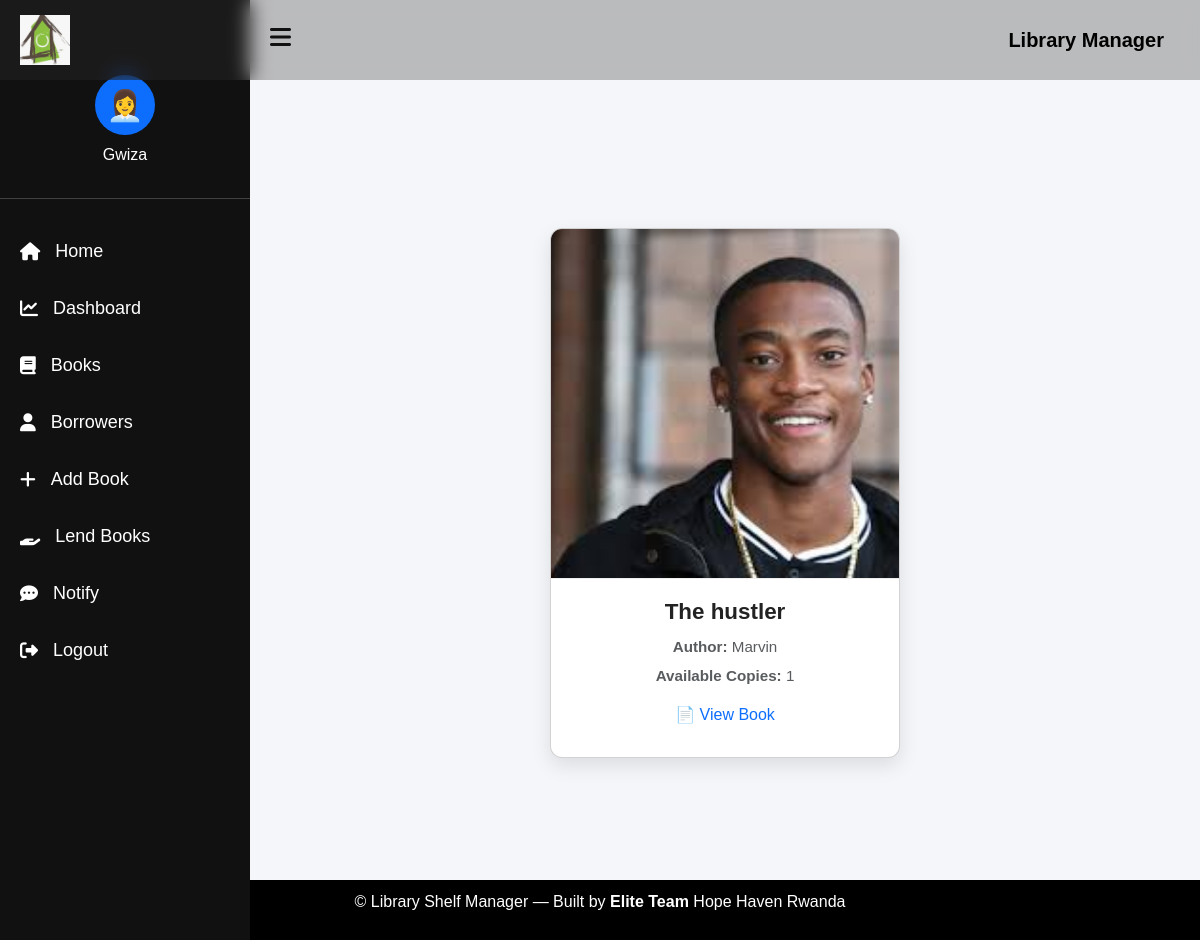
The page /books/14/ (signed in) on the database as committed earlier.
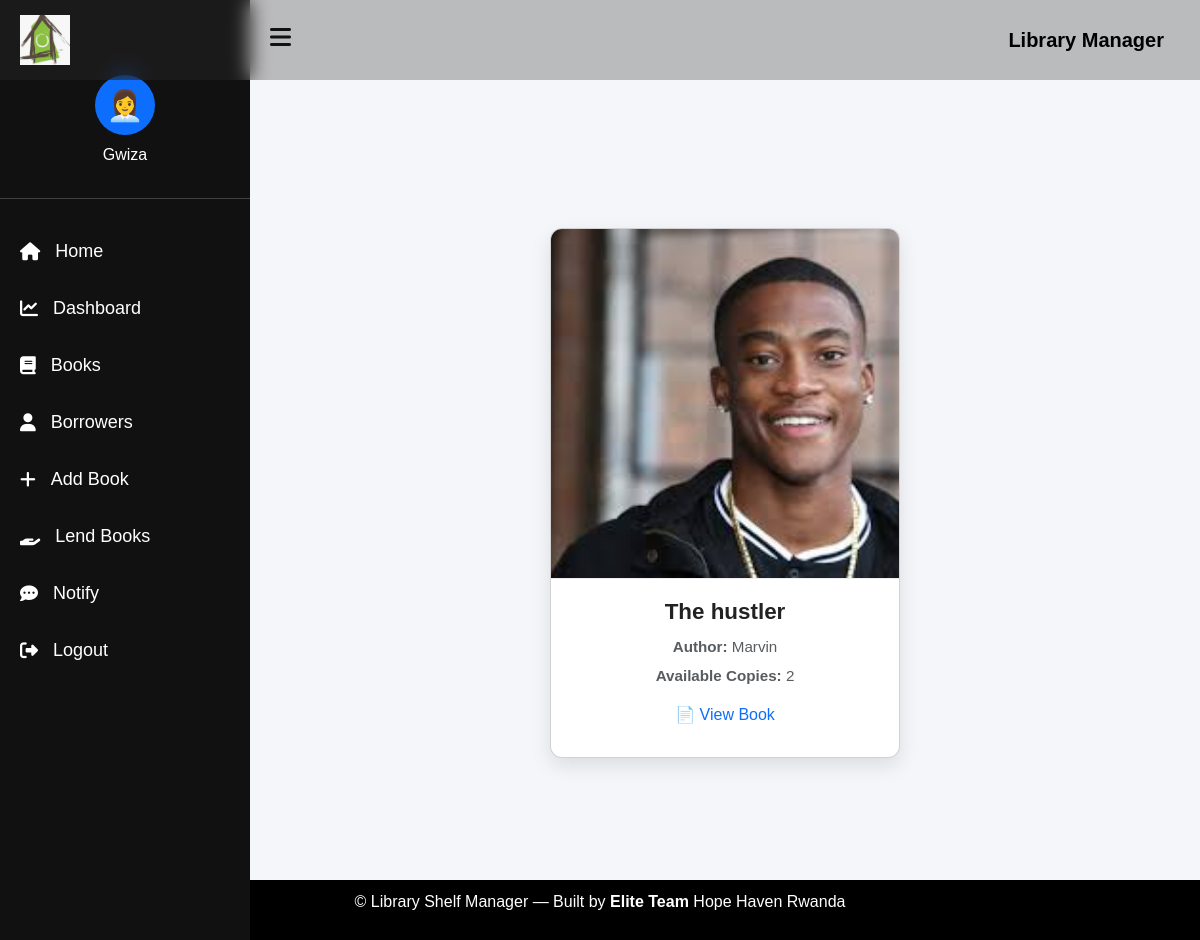
The same page on the database as committed later.
### lib_app/models.py (models this page shows, shortened)
class Book(models.Model):
    title = models.CharField(max_length=200)
    author = models.CharField(max_length=100)
    summary = models.TextField(max_length=1000)
    isbn = models.CharField(max_length=13)
    genre = models.ManyToManyField(Genre)
    language = models.ForeignKey(Language, on_delete=models.SET_NULL, null=True)
    total_copies = models.IntegerField()
    available_copies = models.IntegerField()
    pdf_file = models.FileField(upload_to='book_pdfs/', blank=True, null=True)
    cover_image = models.ImageField(upload_to='covers/', blank=True, null=True)

### lib_app/views.py (the view)
# urls.py: path('books/<int:pk>/', views.book_detail_view, name='book_detail_view'),
@login_required
def book_detail_view(request, pk):
    book = get_object_or_404(Book, id=pk)
    student = Student.objects.filter(roll_no=request.user).first()
    return render(request, 'books/book_detail.html', {'book': book, 'student': student})

### lib_app/templates/books/book_detail.html (shortened to what this page needs)
{% extends 'books/base.html' %}
{% load static %}
{% block content %}
<div class="container">
    <div class="book-wrapper">
        <div class="card">
            {% if book.cover_image %}
                <img src="{{ book.cover_image.url }}" alt="{{ book.title }}">
            {% else %}
                <img src="https://via.placeholder.com/350x350?text=No+Cover" alt="{{ book.title }}">
            {% endif %}
            <div class="card-body">
                <h3 class="card-title">{{ book.title }}</h3>
                <p class="text-muted"><strong>Author:</strong> {{ book.author }}</p>
                <p class="text-muted"><strong>Available Copies:</strong> {{ book.available_copies }}</p>
                {% if book.pdf_file %}
                    <a href="{{ book.pdf_file.url }}" class="view-link" target="_blank">📄 View Book</a>
                {% endif %}
            </div>
        </div>
    </div>
</div>
{% endblock %}

Rows that differ between the two databases and show on the page:
changed Book "The hustler": available_copies "1" → "2"
